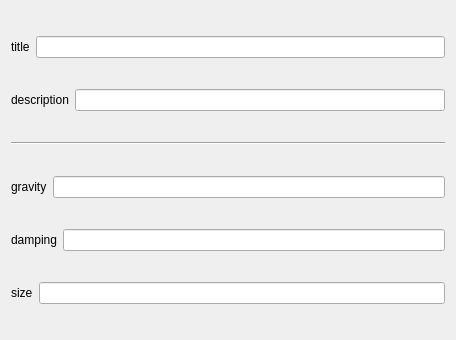
<?xml version="1.0" encoding="UTF-8"?>
<ui version="4.0">
 <class>mainDialog</class>
 <widget class="QDialog" name="mainDialog">
  <property name="geometry">
   <rect>
    <x>0</x>
    <y>0</y>
    <width>456</width>
    <height>340</height>
   </rect>
  </property>
  <property name="windowTitle">
   <string>Dialog</string>
  </property>
  <layout class="QVBoxLayout" name="verticalLayout">
   <item>
    <layout class="QGridLayout" name="titleGrid">
     <item row="0" column="0">
      <widget class="QLabel" name="titleLabel">
       <property name="text">
        <string>title</string>
       </property>
      </widget>
     </item>
     <item row="0" column="1">
      <widget class="QLineEdit" name="titleLineEdit"/>
     </item>
    </layout>
   </item>
   <item>
    <layout class="QGridLayout" name="descriptionGrid">
     <item row="0" column="0">
      <widget class="QLabel" name="descriptionLabel">
       <property name="text">
        <string>description</string>
       </property>
      </widget>
     </item>
     <item row="0" column="1">
      <widget class="QLineEdit" name="descriptionLineEdit"/>
     </item>
    </layout>
   </item>
   <item>
    <widget class="Line" name="line">
     <property name="orientation">
      <enum>Qt::Horizontal</enum>
     </property>
    </widget>
   </item>
   <item>
    <layout class="QGridLayout" name="gravityGrid">
     <item row="0" column="0">
      <widget class="QLabel" name="gravityLabel">
       <property name="text">
        <string>gravity</string>
       </property>
      </widget>
     </item>
     <item row="0" column="1">
      <widget class="QLineEdit" name="gravityLineEdit"/>
     </item>
    </layout>
   </item>
   <item>
    <layout class="QGridLayout" name="dampingGrid">
     <item row="0" column="0">
      <widget class="QLabel" name="dampingLabel">
       <property name="text">
        <string>damping</string>
       </property>
      </widget>
     </item>
     <item row="0" column="1">
      <widget class="QLineEdit" name="dampingLineEdit"/>
     </item>
    </layout>
   </item>
   <item>
    <layout class="QGridLayout" name="sizeGrid">
     <item row="0" column="0">
      <widget class="QLabel" name="sizeLabel">
       <property name="text">
        <string>size</string>
       </property>
      </widget>
     </item>
     <item row="0" column="1">
      <widget class="QLineEdit" name="sizeLineEdit"/>
     </item>
    </layout>
   </item>
  </layout>
 </widget>
 <resources/>
 <connections/>
</ui>
